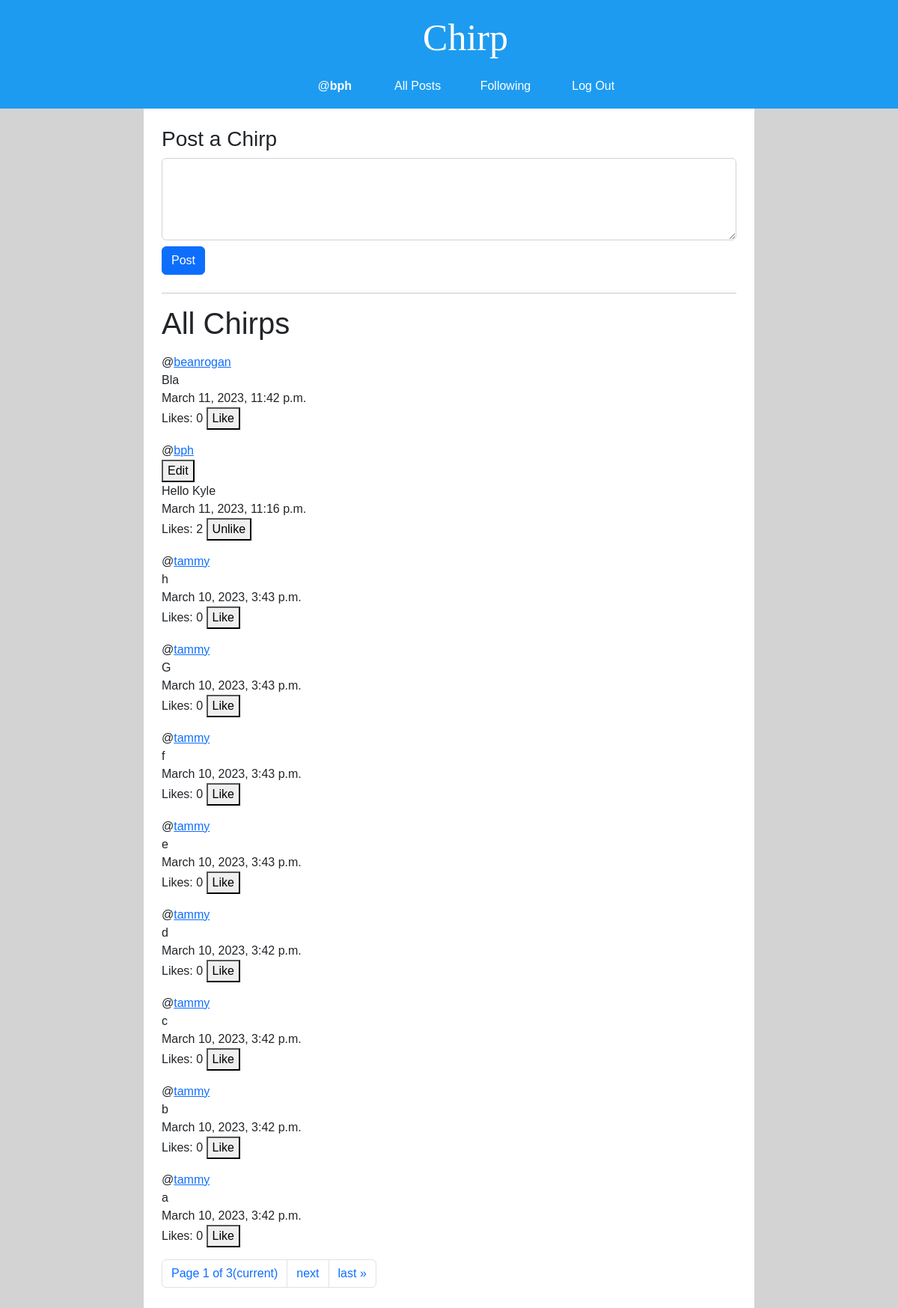
/ (signed in), run on the app's committed database.
### network/models.py (models this page shows, shortened)
class User(AbstractUser):
    pass

class Post(models.Model):
    author = models.ForeignKey('User', on_delete=models.CASCADE, related_name="+")
    content = models.TextField(max_length=280, verbose_name='')
    like_count = models.PositiveIntegerField(default=0)                            # REMOVE
    datetime = models.DateTimeField(auto_now_add=True)
    def likes(self):
        return self.like_objs.count()
    def users_liked(self):
        users = [like_obj.user for like_obj in self.like_objs.all()]
        return users

### network/views.py (the view)
# urls.py: path("", views.index, name="index"),
def index(request):
    if request.method == "POST":
        if request.user.is_authenticated:
            f = NewPostForm(request.POST)
            post = f.save(commit=False)
            post.author = request.user
            post.save()
        else:
            return HttpResponse(error_message["login_to_post"])
        return HttpResponseRedirect(reverse("index"))
    else:
        post_list = Post.objects.order_by("-datetime")
        paginator = Paginator(post_list, 10)
        page_number = request.GET.get('page')
        page_obj = paginator.get_page(page_number)
        return render(request, "network/index.html", {
            'form': NewPostForm(),
            'page_obj': page_obj,
        })

### network/forms.py
class NewPostForm(ModelForm):
    class Meta:
        model = Post
        fields = ['content']
        widgets = {
            'content': Textarea(attrs={'class': 'newpost form-control', 'cols': 40, 'rows': 4}),
        }

### network/templates/network/index.html (shortened to what this page needs)
{% extends "network/layout.html" %}
{% block body %}
    <h3>Post a Chirp</h3>
    <div class="new-post-form-container">
        <form action="{% url 'index' %}" method="post">
            {{ form }}
            <input class="btn btn-primary my-2" type="submit" value="Post"/>
        </form>
    </div>
    <hr>
    <h1>All Chirps</h1>
    {% include "network/post-pagination.html" with user=user page_obj=page_obj %}
{% endblock %}

### network/templates/network/layout.html (shortened to what this page needs)
{% load static %}
<!DOCTYPE html>
<html lang="en">
    <head>
        <link href="https://cdn.jsdelivr.net/npm/bootstrap@5.2.3/dist/css/bootstrap.min.css" rel="stylesheet">
        <link href="{% static 'network/styles.css' %}" rel="stylesheet">
    </head>
    <body>
        <nav class="navbar navbar-expand-lg nav-justified">
            <a class="navbar-brand" href="#">Chirp</a>
            <div>
              <ul class="navbar-nav">
                {% if user.is_authenticated %}
                    <li class="nav-item">
                        <a class="nav-link" href="#">@<strong id="username">{{ user.username }}</strong></a>
                    </li>
                {% endif %}
                <li class="nav-item">
                  <a class="nav-link" href="{% url 'index' %}">All Posts</a>
                </li>
                {% if user.is_authenticated %}
                    <li class="nav-item">
                        <a class="nav-link" href="{% url 'following' %}">Following</a>
                    </li>
                    <li class="nav-item nav-access">
                        <a class="nav-link" href="{% url 'logout' %}">Log Out</a>
                    </li>
                {% endif %}
              </ul>
            </div>
        </nav>
        <div class="containter row">
            <div class="col-md-2"></div>
            <div class="body col-md-8 p-4">
                {% block body %}
                {% endblock %}
            </div>
            <div class="col-md-2"></div>
        </div>
    </body>
</html>

### network/templates/network/post-pagination.html (shortened to what this page needs)
<div class="post-group">
    {% for post in page_obj %}
        <p class="post">
            <div class="post-author" id="postAuthor_{{ post.id }}">@<a href="{% url 'profile' post.author.username %}">{{post.author}}</a></div>
            <div class="post-content-container" id="postContentContainer_{{ post.id }}">
                {% if post.author == user %}
                    <button class="post-content-edit-button" id="postContentEditButton_{{ post.id }}">Edit</button>
                {% endif %}
                <div class="post-content" id="postContent_{{ post.id }}" style="display: block">{{post.content}}</div>
            </div>
            <div class="post-datetime" id="postDatetime_{{ post.id }}">{{post.datetime}}</div>
            <div>
                Likes: <span class="like-count" id="likeCount_{{ post.id }}">{{ post.likes }}</span>
                {% if user not in post.users_liked and user.is_authenticated %}
                    <button class="like-unlike-button" id="{{ post.id }}">Like</button>
                {% elif user in post.users_liked and user.is_authenticated %}
                    <button class="like-unlike-button" id="{{ post.id }}">Unlike</button>
                {% else %}
                    <button class="like-unlike-button" id="{{ post.id }}" disabled>Like</button>
                {% endif %}
            </div>
        </p>
    {% empty %}
        <span>So empty... need more posts...</span>
    {% endfor %}
    <nav >
        <ul class="pagination">
            <li class="page-item current">
                <a class="page-link">Page {{ page_obj.number }} of {{ page_obj.paginator.num_pages }}<span class="sr-only">(current)</span></a>
            </li>
            {% if page_obj.has_next %}
                <li class="page-item next"><a class="page-link" href="?page={{ page_obj.next_page_number }}">next</a></li>
                {% if page_obj.next_page_number != page_obj.paginator.num_pages %}
                    <li class="page-item last"><a class="page-link" href="?page={{ page_obj.paginator.num_pages }}">last &raquo;</a></li>
                {% endif %}
            {% endif %}
        </ul>
    </nav>
</div>

### network/static/network/styles.css (style rules this page uses)
body { background-color: lightgray; font-family: "Varela", sans-serif; }
.navbar-brand { font-family: "Brush Script MT", cursive; color: white; font-size: 50px; margin-left: 60px; }
.navbar { background-color: rgb(29, 155, 240); flex-direction: column; }
.nav-link { color: white; margin: 2px 20px; font-family: unset; }
.body { background-color: white; }

### data on the page
User: username "bph"
Post: author "beanrogan", content "Bla", datetime "March 11, 2023, 11:42 p.m.", likes "0"
Post: author "bph", content "Hello Kyle", datetime "March 11, 2023, 11:16 p.m.", likes "2"
Post: author "tammy", content "h", datetime "March 10, 2023, 3:43 p.m.", likes "0"
Post: author "tammy", content "G", datetime "March 10, 2023, 3:43 p.m.", likes "0"
Post: author "tammy", content "f", datetime "March 10, 2023, 3:43 p.m.", likes "0"
Post: author "tammy", content "e", datetime "March 10, 2023, 3:43 p.m.", likes "0"
Post: author "tammy", content "d", datetime "March 10, 2023, 3:42 p.m.", likes "0"
Post: author "tammy", content "c", datetime "March 10, 2023, 3:42 p.m.", likes "0"
Post: author "tammy", content "b", datetime "March 10, 2023, 3:42 p.m.", likes "0"
Post: author "tammy", content "a", datetime "March 10, 2023, 3:42 p.m.", likes "0"

### other printed values
{{ page_obj.number }} "1"
{{ page_obj.paginator.num_pages }} "3"
